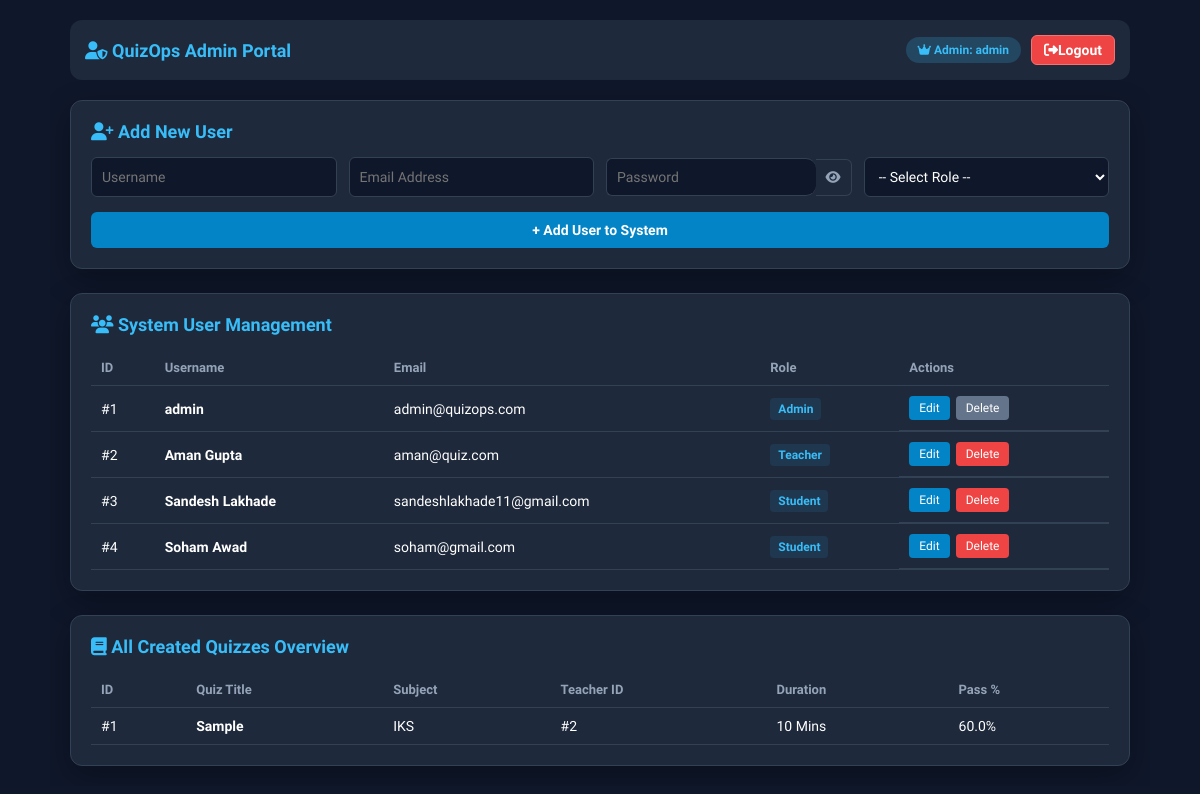
The app's page /admin/dashboard (signed in) with its own data.
### app.py (models this page shows)
class User(UserMixin, db.Model):
    id = db.Column(db.Integer, primary_key=True)
    username = db.Column(db.String(150), unique=True, nullable=False)
    email = db.Column(db.String(150), unique=True, nullable=False)
    password = db.Column(db.String(150), nullable=False)
    role = db.Column(db.String(50), nullable=False) # Student, Teacher, Admin

class Quiz(db.Model):
    id = db.Column(db.Integer, primary_key=True)
    title = db.Column(db.String(150), nullable=False)
    subject = db.Column(db.String(100), nullable=False)
    duration = db.Column(db.Integer, nullable=False) # In minutes
    pass_mark = db.Column(db.Float, nullable=False) # Passing Percentage
    teacher_id = db.Column(db.Integer, db.ForeignKey('user.id'), nullable=False)

### app.py (the view, shortened to what this page needs)
@app.route('/admin/dashboard', methods=['GET', 'POST'])
@login_required
def admin_dashboard():
    if current_user.role.lower() != 'admin':
        return redirect(url_for('login'))
    users = User.query.all()
    quizzes = Quiz.query.all()
    return render_template('admin_dashboard.html', users=users, quizzes=quizzes)

### app.py (called while the page is built)
@login_manager.user_loader
def load_user(user_id):
    return User.query.get(int(user_id))

### templates/admin_dashboard.html (shortened to what this page needs)
<!DOCTYPE html>
<html lang="en">
<head>
    <link rel="stylesheet" href="https://cdnjs.cloudflare.com/ajax/libs/font-awesome/6.4.0/css/all.min.css">
    <link rel="stylesheet" href="{{ url_for('static', filename='css/style.css') }}">
</head>
<body>
    <div class="container" style="max-width: 1100px; margin: auto; padding: 20px;">
        <div class="navbar" style="display:flex; justify-content: space-between; align-items:center; background:#1e293b; padding:15px; border-radius:12px; margin-bottom:20px; flex-wrap:wrap; gap:10px;">
            <div style="font-size:18px; font-weight:bold; color:#38bdf8;">
                <i class="fa-solid fa-user-shield"></i> QuizOps Admin Portal
            </div>
            <div style="display:flex; align-items:center; gap:10px;">
                <span class="badge" style="background:rgba(56,189,248,0.2); color:#38bdf8; padding:6px 12px; border-radius:20px; font-weight: bold;">
                    <i class="fa-solid fa-crown"></i> Admin: {{ current_user.username }}
                </span>
                <a href="{{ url_for('logout') }}" class="btn-danger" style="background:#ef4444; color:#fff; padding:6px 12px; border-radius:6px; text-decoration:none; font-size: 14px;">
                    <i class="fa-solid fa-right-from-bracket"></i> Logout
                </a>
            </div>
        </div>
        <div class="glass-card" style="background:#1e293b; padding:20px; border-radius:12px; margin-bottom:24px; border:1px solid #334155;">
            <h2 class="header-title" style="font-size:18px; margin-bottom:15px; color:#38bdf8;">
                <i class="fa-solid fa-user-plus"></i> Add New User
            </h2>
            <form action="{{ url_for('admin_dashboard') }}" method="POST" style="display: flex; flex-direction: column; gap: 15px;">
                <div class="form-grid">
                    <input type="text" name="username" class="form-control" placeholder="Username" required style="padding:10px; background:#0f172a; border:1px solid #334155; color:#fff; border-radius:6px;">
                    <input type="email" name="email" class="form-control" placeholder="Email Address" required style="padding:10px; background:#0f172a; border:1px solid #334155; color:#fff; border-radius:6px;">
                    <div class="password-box">
                        <input type="password" id="adminPasswordInput" name="password" class="form-control" placeholder="Password" required style="padding:10px; background:#0f172a; border:1px solid #334155; color:#fff; border-top-left-radius:6px; border-bottom-left-radius:6px; border-right:none; width: 100%;">
                        <button type="button" class="toggle-btn" onclick="toggleAdminPassword()"><i id="eyeIcon" class="fa-solid fa-eye"></i></button>
                    </div>
                    <select name="role" class="form-control" required style="padding:10px; background:#0f172a; border:1px solid #334155; color:#fff; border-radius:6px;">
                        <option value="" disabled selected>-- Select Role --</option>
                    </select>
                </div>
                <button type="submit" class="btn-primary" style="background:#0284c7; color:#fff; padding:10px; border:none; border-radius:6px; font-weight:bold; cursor:pointer;">
                    + Add User to System
                </button>
            </form>
        </div>
        <div class="glass-card" style="background:#1e293b; padding:20px; border-radius:12px; margin-bottom:24px; border:1px solid #334155;">
            <h2 class="header-title" style="font-size:18px; margin-bottom:15px; color:#38bdf8;">
                <i class="fa-solid fa-users"></i> System User Management
            </h2>
            <div style="overflow-x: auto;">
                <table class="custom-table" style="width:100%; border-collapse: collapse; text-align: left; color:#fff;">
                    <thead>
                        <tr style="border-bottom: 1px solid #334155; color: #94a3b8;">
                            <th style="padding: 10px;">ID</th>
                            <th style="padding: 10px;">Username</th>
                            <th style="padding: 10px;">Email</th>
                            <th style="padding: 10px;">Role</th>
                            <th style="padding: 10px;">Actions</th>
                        </tr>
                    </thead>
                    <tbody>
                        {% for u in users %}
                        <tr style="border-bottom: 1px solid #334155;">
                            <td style="padding: 10px;">#{{ u.id }}</td>
                            <td style="padding: 10px;"><b>{{ u.username }}</b></td>
                            <td style="padding: 10px;">{{ u.email }}</td>
                            <td style="padding: 10px;"><span class="badge" style="background:rgba(56,189,248,0.1); color:#38bdf8; padding:4px 8px; border-radius:4px;">{{ u.role }}</span></td>
                            <td style="padding: 10px; display:flex; gap:6px;">
                                <a href="{{ url_for('edit_user', user_id=u.id) }}" style="background:#0284c7; color:#fff; padding:5px 10px; border-radius:4px; text-decoration:none; font-size:12px;">Edit</a>
                                {% if u.id == current_user.id %}
                                    <button disabled style="background:#64748b; color:#fff; padding:5px 10px; border-radius:4px; border:none; font-size:12px; cursor:not-allowed;" title="You cannot delete yourself">Delete</button>
                                {% else %}
                                    <a href="{{ url_for('delete_user', user_id=u.id) }}" onclick="return confirm('Are you sure you want to delete this user?')" style="background:#ef4444; color:#fff; padding:5px 10px; border-radius:4px; text-decoration:none; font-size:12px;">Delete</a>
                                {% endif %}
                            </td>
                        </tr>
                        {% endfor %}
                    </tbody>
                </table>
            </div>
        </div>
        <div class="glass-card" style="background:#1e293b; padding:20px; border-radius:12px; border:1px solid #334155;">
            <h2 class="header-title" style="font-size:18px; margin-bottom:15px; color:#38bdf8;">
                <i class="fa-solid fa-book"></i> All Created Quizzes Overview
            </h2>
            <div style="overflow-x: auto;">
                <table class="custom-table" style="width:100%; border-collapse: collapse; text-align: left; color:#fff;">
                    <thead>
                        <tr style="border-bottom: 1px solid #334155; color: #94a3b8;">
                            <th style="padding: 10px;">ID</th>
                            <th style="padding: 10px;">Quiz Title</th>
                            <th style="padding: 10px;">Subject</th>
                            <th style="padding: 10px;">Teacher ID</th>
                            <th style="padding: 10px;">Duration</th>
                            <th style="padding: 10px;">Pass %</th>
                        </tr>
                    </thead>
                    <tbody>
                        {% for q in quizzes %}
                        <tr style="border-bottom: 1px solid #334155;">
                            <td style="padding: 10px;">#{{ q.id }}</td>
                            <td style="padding: 10px;"><b>{{ q.title }}</b></td>
                            <td style="padding: 10px;">{{ q.subject }}</td>
                            <td style="padding: 10px;">#{{ q.teacher_id }}</td>
                            <td style="padding: 10px;">{{ q.duration }} Mins</td>
                            <td style="padding: 10px;">{{ q.pass_mark }}%</td>
                        </tr>
                        {% endfor %}
                    </tbody>
                </table>
            </div>
        </div>
    </div>
</body>
</html>

### static/css/style.css (style rules this page uses)
:root { --bg-primary: #0f172a; --bg-card: #1e293b; --accent-blue: #38bdf8; --accent-purple: #818cf8; --accent-green: #34d399; --accent-red: #f87171; --text-primary: #f8fafc; --text-secondary: #94a3b8; --border-color: #334155; --glass-bg: rgba(30, 41, 59, 0.7); }
* { margin: 0; padding: 0; box-sizing: border-box !important; font-family: 'Plus Jakarta Sans', sans-serif; }
html, body { width: 100%; max-width: 100vw; overflow-x: hidden; background-color: var(--bg-primary); color: var(--text-primary); min-height: 100vh; }
.glass-card, .card { background: var(--glass-bg); backdrop-filter: blur(12px); -webkit-backdrop-filter: blur(12px); border: 1px solid var(--border-color); border-radius: 16px; padding: 24px; box-shadow: 0 10px 30px rgba(0, 0, 0, 0.3); transition: transform 0.2s ease, border-color 0.2s ease; width: 100%; }
.main-content, .container { flex: 1; padding: 32px; overflow-y: auto; width: 100%; max-width: 1200px; margin: 0 auto; }
.header-title { font-size: 28px; font-weight: 700; margin-bottom: 6px; }
.btn-primary, .btn { background: linear-gradient(135deg, var(--accent-blue), var(--accent-purple)); color: #ffffff; border: none; padding: 12px 24px; border-radius: 10px; font-weight: 600; font-size: 14px; cursor: pointer; transition: opacity 0.2s ease, transform 0.1s ease; display: inline-flex; align-items: center; justify-content: center; gap: 8px; text-decoration: none; }
.btn-danger { background: rgba(248, 113, 113, 0.2); border: 1px solid var(--accent-red); color: var(--accent-red); padding: 10px 18px; border-radius: 8px; font-size: 13px; font-weight: 600; cursor: pointer; text-decoration: none; display: inline-flex; align-items: center; justify-content: center; }
.form-control, input, select, textarea { width: 100%; padding: 12px 16px; border-radius: 10px; background: var(--bg-primary); border: 1px solid var(--border-color); color: var(--text-primary); font-size: 14px; outline: none; transition: border-color 0.2s ease; }
.custom-table, table { width: 100%; min-width: 550px; border-collapse: collapse; text-align: left; }
.custom-table th, table th { padding: 14px 16px; color: var(--text-secondary); font-size: 13px; font-weight: 600; border-bottom: 1px solid var(--border-color); white-space: nowrap; }
.custom-table td, table td { padding: 16px; border-bottom: 1px solid var(--border-color); font-size: 14px; white-space: nowrap; }
.badge { padding: 4px 10px; border-radius: 20px; font-size: 12px; font-weight: 600; display: inline-block; }
div[style*="overflow-x: auto"] { width: 100%; overflow-x: auto !important; -webkit-overflow-scrolling: touch; }
table.custom-table { white-space: nowrap; }

### templates/admin_dashboard.html (style rules this page uses)
.form-grid { display: grid; grid-template-columns: repeat(auto-fit, minmax(200px, 1fr)); gap: 12px; }
.password-box { display: flex; align-items: center; }
.toggle-btn { background: #1e293b; border: 1px solid #334155; border-left: none; color: #94a3b8; padding: 10px; border-top-right-radius: 6px; border-bottom-right-radius: 6px; cursor: pointer; }

### records on screen
User: username "admin", id "1", email "admin@quizops.com", role "Admin", shows "Delete"
User: id "2", username "Aman Gupta", email "aman@quiz.com", role "Teacher"
User: id "3", username "Sandesh Lakhade", email "sandeshlakhade11@gmail.com", role "Student"
User: id "4", username "Soham Awad", email "soham@gmail.com", role "Student"
Quiz: id "1", title "Sample", subject "IKS", teacher_id "2", duration "10", pass_mark "60.0"
